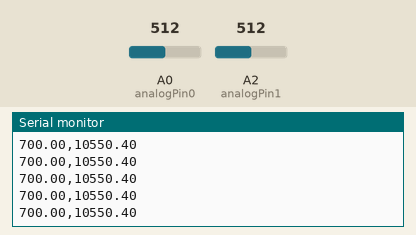
Simulated run of this sketch. Board: Arduino Uno, built with avr-gcc and run on an emulated ATmega328P. On the bench: the last lines printed to the serial monitor. The test bench sets the inputs (shaded band); at power-on: A2 (analogPin1) = 512, A0 (analogPin0) = 512.

Above: at 1.4 s.
1.5 s: A2 (analogPin1) set to 946
At 1.8 s:
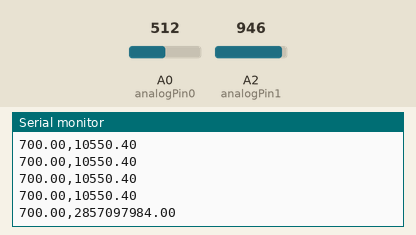
3.0 s: A2 (analogPin1) set to 972
At 3.25 s:
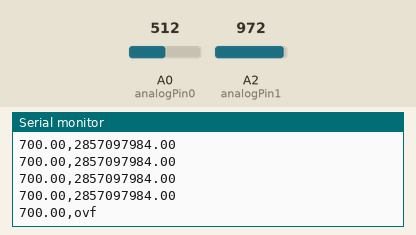
6.5 s: A0 (analogPin0) set to 191
At 6.76 s:
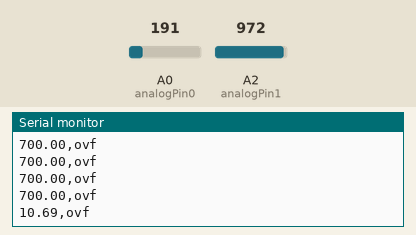
8.0 s: A0 (analogPin0) set to 164
At 8.09 s:
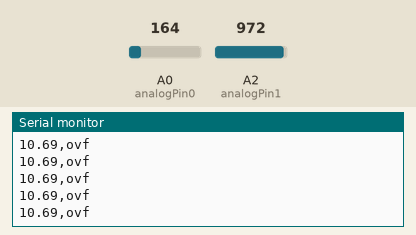
Timing chart, 0 to 10.5 s (numbered marks = the images above; inputs shaded):
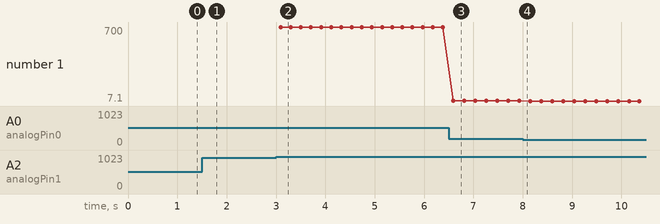

The sketch:

2Ch_PSL_Serial.ino
```cpp
#include <SoftwareSerial.h>

SoftwareSerial mySerial(2, 3); // RX, TX

byte note = 0; //The MIDI note value to be played
byte resetMIDI = 4; //Tied to VS1053 Reset line
byte ledPin = 13; //MIDI traffic inidicator
int  instrument = 0;
// 60 =c, 62=d, 64 = e...
int drum[] =        {44,44,44,38,44,44,44,38,44,44,44,38,44,44,44,38,44,44,44,38,44,44,44,38,44,44,44,38,44,44,44,38,44,44,44,38,44,44,44,38,44,44,44,38,44,44,44,38,44,44,44,38,44,44,44,38,44,44,44,38};
int airplane[] =    {64,62,60,62,64,64,64, 0,62,62,62, 0,64,64,64, 0,64,62,60,62,64,64,64, 0,62,62,64,62,60, 0,64,62,60,62,64,64,64, 0,62,62,62, 0,64,64,64, 0,64,62,60,62,64,64,64, 0,62,62,64,62,60, 0};
int Megalovania[] = {52,52,64, 0,59,58,57,55,52,55,57,50,50,64, 0,59,58,57,55,52,55,57,49,48,64, 0,59,58,57,55,52,55,57, 0,49,48,64, 0,59,58,57,55,52,55,57, 0,52,52,64, 0,59,58,57,55,52,55,57, 0, 0, 0};
int Mario[] =       {64,64, 0,64, 0,60,64, 0,67, 0, 0,55, 0, 0,60, 0, 0,55, 0, 0,52, 0,57,59,57,55,64,67,69,65,67,64,60,62, 0,60, 0, 0, 0,55, 0, 0,52,57,59, 0,57,55,64,67,69,65,67,64,60,62, 0, 0, 0, 0};
int analogPin0 = 0; //음악 생성 및 박자 변화 측정값 센서
int analogPin1 = 2; //버전 결정을 위한 센서
int Vmode = 0; //음악 생성 or 박자 변화 선택
int Vcnt = 0;
int Mmode = 0; //멜로디 선택
int Mcnt = 0;
int Melody[3][60] = { {64,62,60,62,64,64,64, 0,62,62,62, 0,64,64,64, 0,64,62,60,62,64,64,64, 0,62,62,64,62,60, 0,64,62,60,62,64,64,64, 0,62,62,62, 0,64,64,64, 0,64,62,60,62,64,64,64, 0,62,62,64,62,60, 0},
                      {52,52,64, 0,59,58,57,55,52,55,57,50,50,64, 0,59,58,57,55,52,55,57,49,48,64, 0,59,58,57,55,52,55,57, 0,49,48,64, 0,59,58,57,55,52,55,57, 0,52,52,64, 0,59,58,57,55,52,55,57, 0, 0, 0},
                      {64,64, 0,64, 0,60,64, 0,67, 0, 0,55, 0, 0,60, 0, 0,55, 0, 0,52, 0,57,59,57,55,64,67,69,65,67,64,60,62, 0,60, 0, 0, 0,55, 0, 0,52,57,59, 0,57,55,64,67,69,65,67,64,60,62, 0, 0, 0, 0}
};

void setup() {
  // put your setup code here, to run once:
  Serial.begin(9600);

  //Setup soft serial for MIDI control
  mySerial.begin(31250);

  //Reset the VS1053
  pinMode(resetMIDI, OUTPUT);
  digitalWrite(resetMIDI, LOW);
  delay(100);
  digitalWrite(resetMIDI, HIGH);
  delay(100);
  talkMIDI(0xB0, 0x07, 120); //0xB0 is channel message, set channel volume to near max (127)
}

void AnalogAD()
{
  for (int i = 0; i < 60; i++) {
    int reading0 = analogRead(analogPin0);
    int reading1 = analogRead(analogPin1);
    float Voltage0 = (float)reading0 / 1023 * 10;
    float Voltage1 = (float)reading1 / 1023 * 10;
    int note = 0;
    float del = pow(Voltage0, Voltage0) / 3 * 10;
    float del1 = pow(Voltage1, Voltage1) / 3 * 10;
    if (del > 700) del = 700;


    //mode 선택 센서 2번 값이 200이상 찍었다
    //if문으로 200이상찍엇고 mode 0 일경우 mode = 1 그리고 i =0
    //if문으로 200이상찍엇고 mode 1 일경우 mode = 0 그리고 i =0

    if (del1 > 300 && Vmode == 0 && del < 300 && Vcnt > 15) {
      Vmode = 1;
      noteOn(0, 80 , 70);
      i = 0;
      Vcnt = 0;
    }
    else if (del1 > 300 && Vmode == 1 && del < 300 && Vcnt > 15) {
      Vmode = 0;
      noteOn(0, 80 , 70);
      i = 0;
      Vcnt = 0;
    }

    Vcnt++;

    //Serial.println(Vmode);

    Serial.print(del);
    Serial.print(',');
    Serial.println(del1);


    if (del > 700) del = 700; // 최대값 설정
    if (del < 250) note = 0;
    if (del > 250 && del < 300) note = 60; //도
    else if (del > 300 && del < 350) note = 62; //레
    else if (del > 350 && del < 400) note = 64; //미
    else if (del > 400 && del < 450) note = 65; //파
    else if (del > 450 && del < 500) note = 67; //솔
    else if (del > 500 && del < 550) note = 69; //라
    else if (del > 550 && del < 600) note = 71; //시
    else if (del > 600 && del < 650) note = 72; //도
    else note = 74; //레
    //Serial.println(음표);

    if (Vmode == 0)
    {
      talkMIDI(0xB0, 0x07, 120);
      noteOn(9, drum[i], 50);
      if (del > 250) //소리가 날때, 250이하는 소리를 내지 않는다.
      {
        //Serial.println(음표);
        noteOn(0, note , 60);

        delay(200);
        noteOff(0, note, 60);
      }
      else {
        delay(200);
      }
    }

    else
    {
      if (del > 0) //소리안나도록
      {

        if (del1 > 300 && del > 300 && Mmode == 0 && Mcnt > 15) {
          Mmode = 1;
          //Serial.println("Megal");
          noteOn(9, drum[i], 50);
          noteOn(0, Melody[Mmode][i], 60);
          delay(200 - del / 9);
          noteOff(0, Melody[Mmode][i], 60);
          Mcnt = 0;
        }
        else if (del1 > 300 && del > 300 && Mmode == 1 && Mcnt > 15) {
          Mmode = 2;
          //Serial.println("Mario");
          noteOn(9, drum[i], 50);
          noteOn(0, Melody[Mmode][i], 60);
          delay(200 - del / 9);
          noteOff(0, Melody[Mmode][i], 60);
          Mcnt = 0;
        }
        else if (del1 > 300 && del > 300 && Mmode == 2 && Mcnt > 15) {
          Mmode = 0;
          //Serial.println("airplane");
          noteOn(9, drum[i], 50);
          noteOn(0, Melody[Mmode][i], 60);
          delay(200 - del / 9);
          noteOff(0, Melody[Mmode][i], 60);
          Mcnt = 0;
        }
        else {
          //Serial.println("V2");
          noteOn(9, drum[i], 50);
          noteOn(0,  Melody[Mmode][i], 60);
          delay(200 - del / 9);
          noteOff(0,  Melody[Mmode][i], 60);
          //delay(00);
        }
        Mcnt ++;
        /*
          noteOn(9, drum[i], 70);
          noteOn(0, airplane[i] , 30);
          talkMIDI(0xC0, 67, 0);//instrument 교체
          noteOn(0, Megalovania[i], 30);
          delay(200 - del / 9);
          noteOff(0, Megalovania[i], 30);
        */
      }
      delay(20);
    }
  }
}


void loop() {
  // put your main code here, to run repeatedly:
  AnalogAD();
}


//Send a MIDI note-on message.  Like pressing a piano key
//channel ranges from 0-15
void noteOn(byte channel, byte note, byte attack_velocity) {
  talkMIDI( (0x90 | channel), note, attack_velocity);
}

//Send a MIDI note-off message.  Like releasing a piano key
void noteOff(byte channel, byte note, byte release_velocity) {
  talkMIDI( (0x80 | channel), note, release_velocity);
}

//Plays a MIDI note. Doesn't check to see that cmd is greater than 127, or that data values are less than 127
void talkMIDI(byte cmd, byte data1, byte data2) {
  digitalWrite(ledPin, HIGH);
  mySerial.write(cmd);
  mySerial.write(data1);

  //Some commands only have one data byte. All cmds less than 0xBn have 2 data bytes
  //(sort of: http://253.ccarh.org/handout/midiprotocol/)
  if ( (cmd & 0xF0) <= 0xB0)
    mySerial.write(data2);

  digitalWrite(ledPin, LOW);
}
```

Measured:
- the behaviour switches between 958 and 959 on A2 (analogPin1) (found by bisection; images 1 and 2)
- after the input at 1.5 s, the serial monitor: prints a new line after 0.15 s (image 1)
- after the input at 3.0 s, the serial monitor: prints a new line after 0.09 s (image 2)
- after the input at 6.5 s, the serial monitor: prints a new line after 0.09 s (image 3)
- plotted number 1: 700 → 10.69 after the input at 6.5 s, 10.69 → 7.1 after the input at 8.0 s
